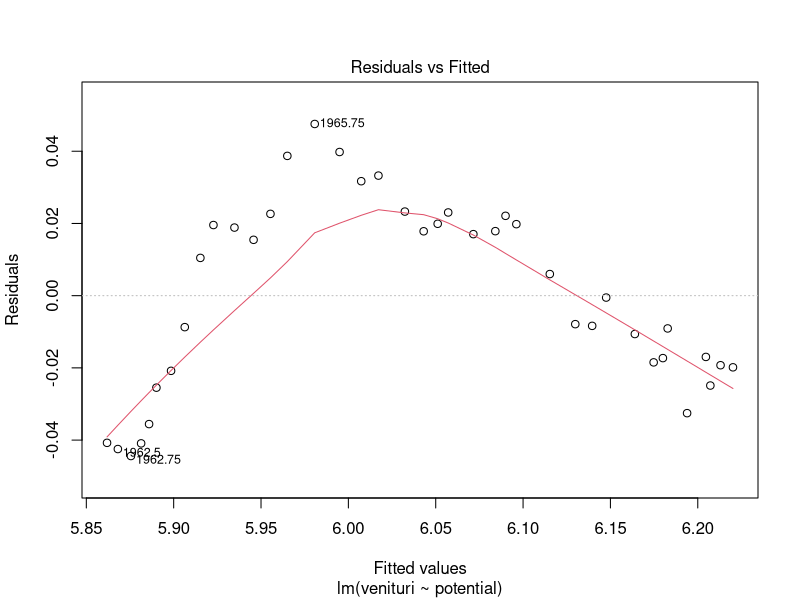
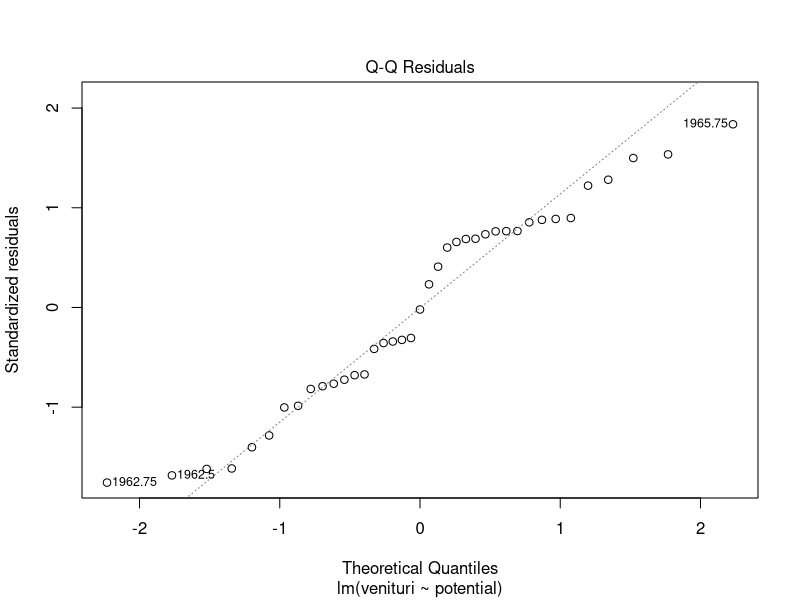
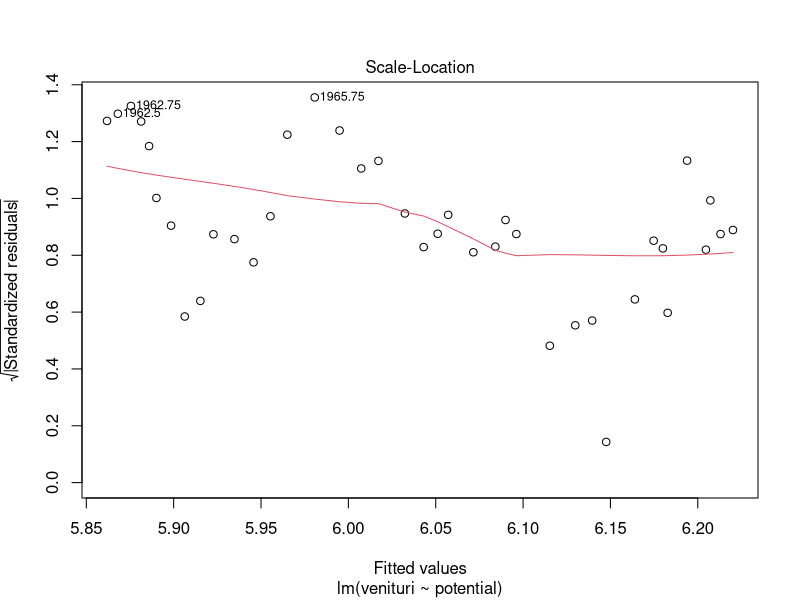
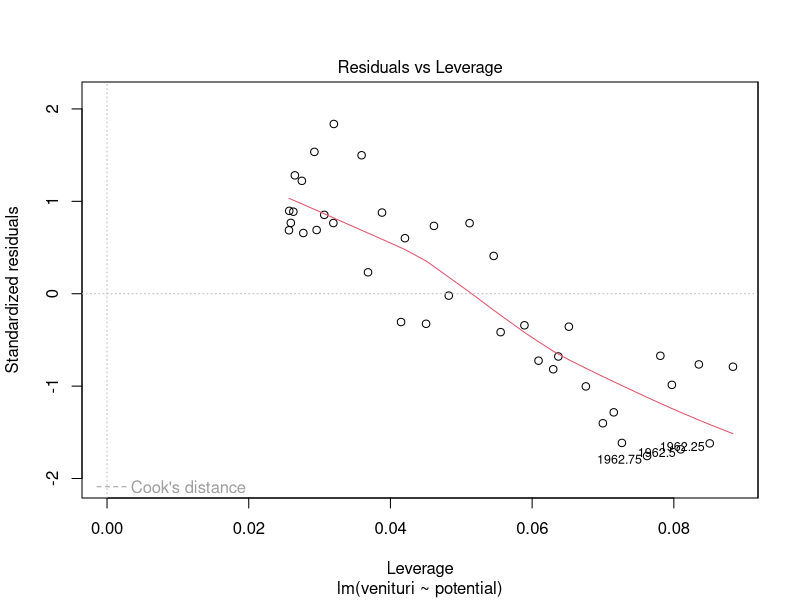
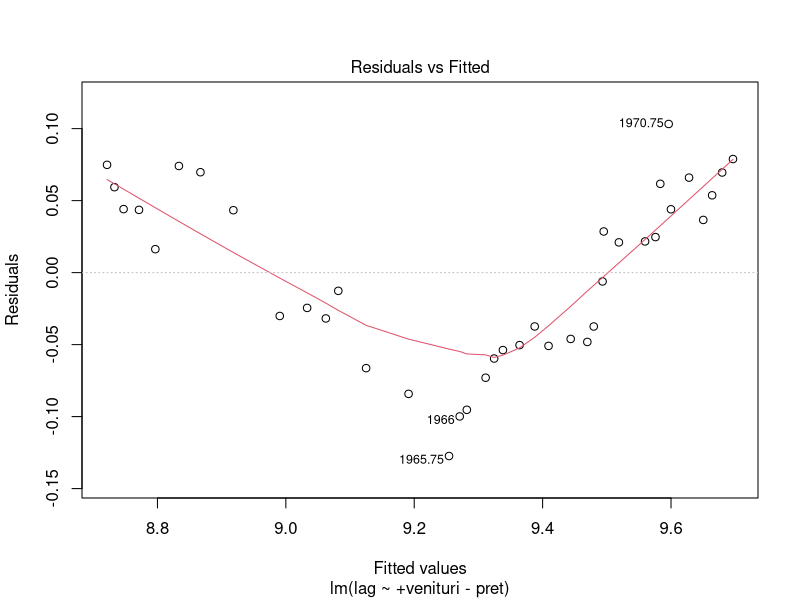
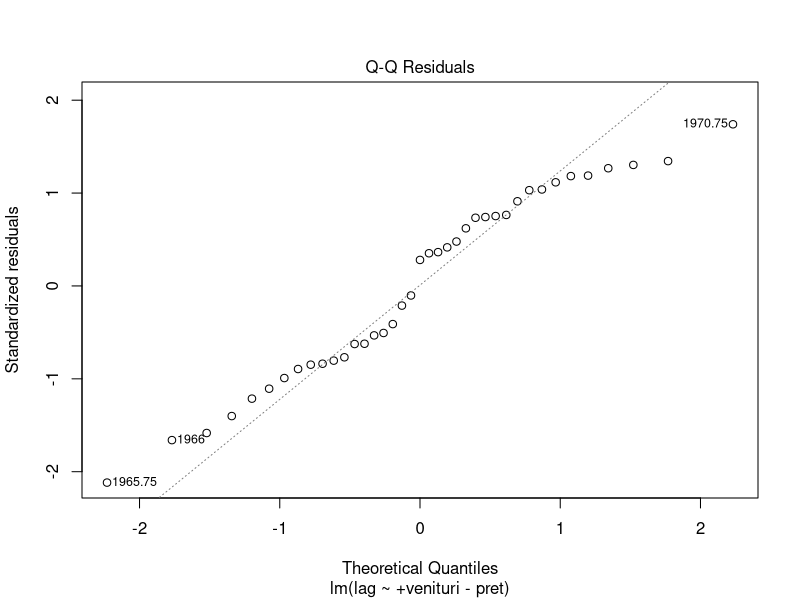
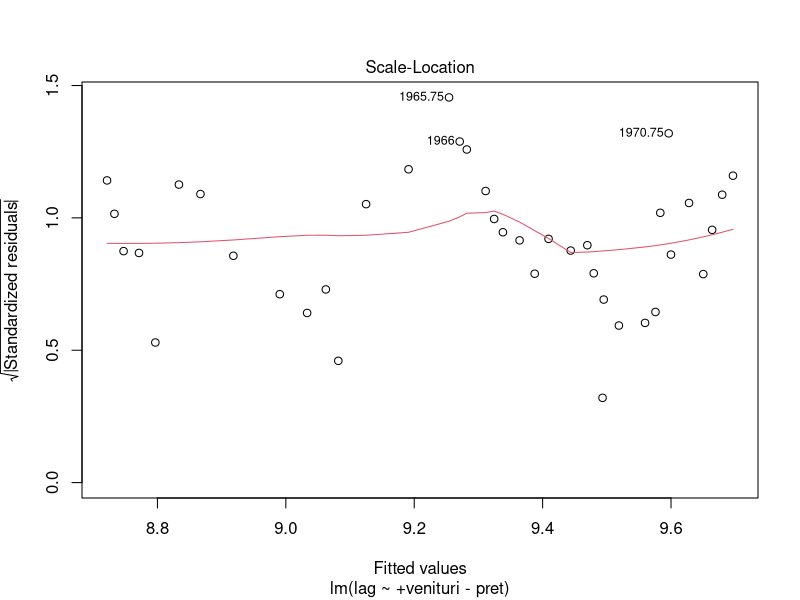
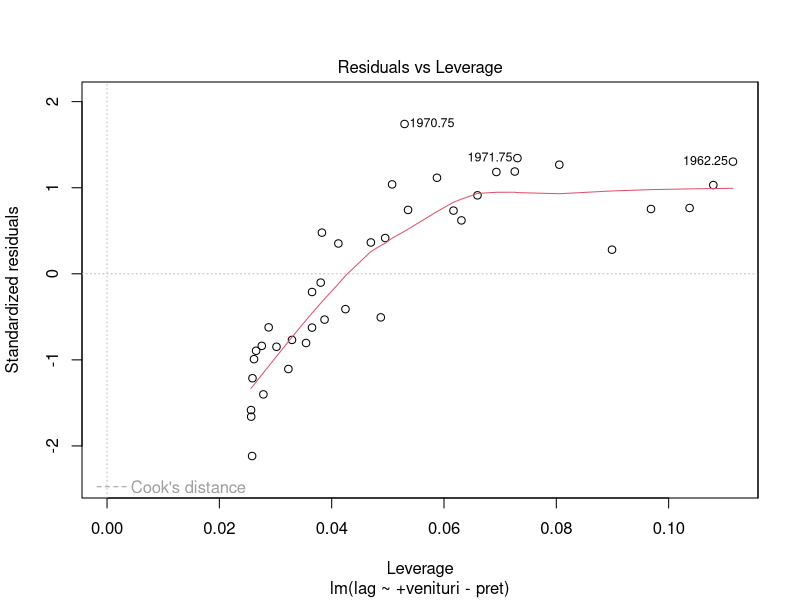

Reproduce these figures in R, in order.
require(stats); require(graphics)
summary(freeny)
venituri = freeny$income.level
potential = freeny$market.potential
lag=freeny$lag.quarterly.revenue
pret = freeny$price.index
y <- freeny.y
print(freeny.x)


#Regresie simpla
fm1 <- lm(venituri ~ potential  , data = freeny)
plot(fm1)
abline(fm1)
summary(fm1)

#Regresie multipla
fm2 <- lm(lag ~ +venituri - pret,data = freeny)
print(fm2)
plot(fm2)
abline(fm2)
summary(fm2)

#noua variabila
x<- rnorm(39, mean=188, sd=40)
print(x)
freeny$price.action = x
print(freeny)

#Regresie folosind noua variabila
fm3 <- lm(venituri ~ x  , data = freeny)
plot(fm3)
abline(fm3)
summary(fm3)

